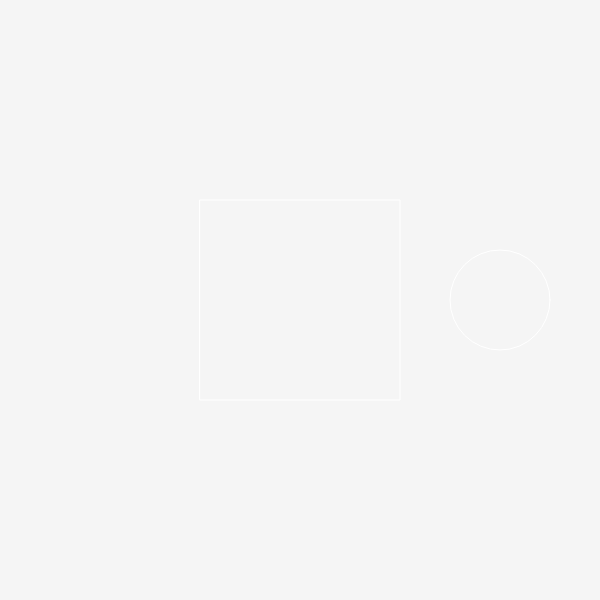
Frame 1 (no input)
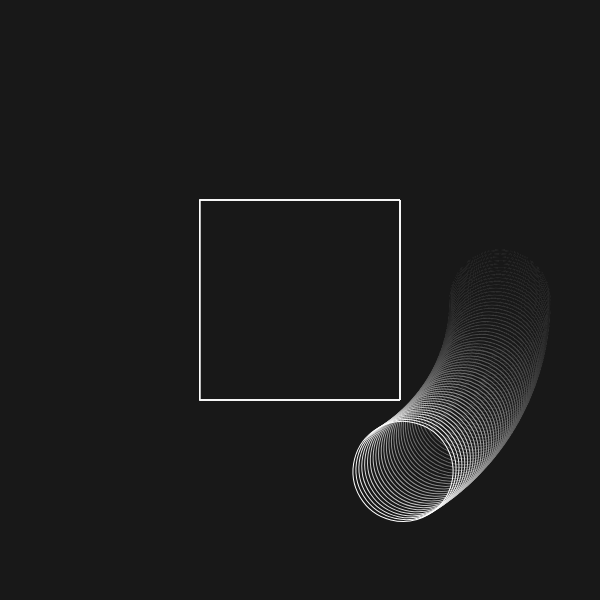
Frame 60 (no input)
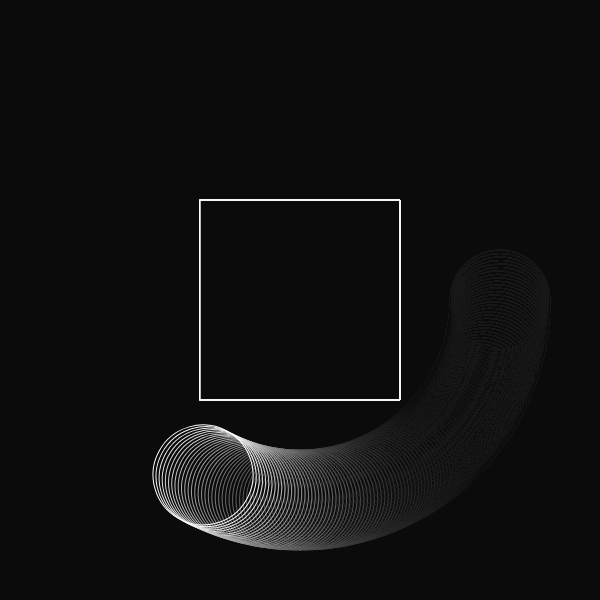
Frame 120 (the mouse pressed at the canvas centre since frame 60)

The p5.js sketch that drew these frames (run headless with seeded random() and noise() and a simulated clock; from frame 60 on, the mouse is pressed at the canvas centre):

// p5.js sketch
// ── sketch.js
let angle=0;

function setup() {
	createCanvas(600, 600);
	angleMode(DEGREES);


}

function draw() {


	background(0,0,0,10);
	noFill();
	stroke(255);
    rectMode(CENTER);//mit diesem Befehl wird das Rechteck von der Mitte her gezeichnet statt von der oberen linken Ecke

    rect(width/2,height/2, 200,200);  
  
	push();
	translate(width/2,height/2);
	rotate(angle);
	ellipse(200,0,100,100);
	pop();




	angle=angle+1;
}
